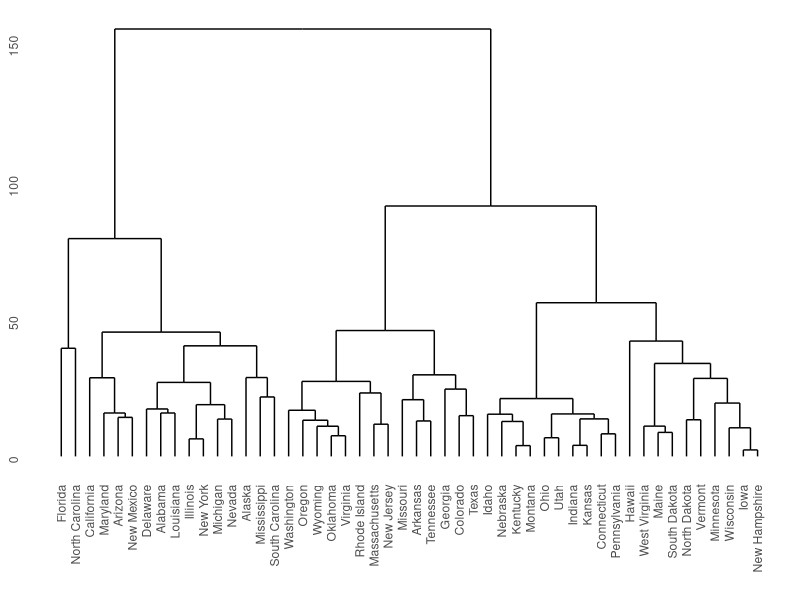
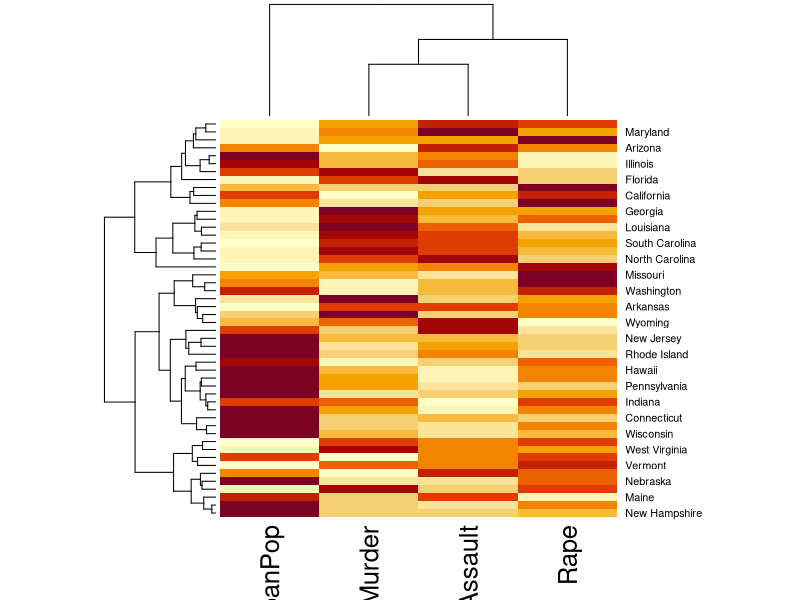

These figures' R source, in order: (Note: this script raises an error after producing the figures.)
rm(list=ls())

library(ggplot2)
library(ggdendro)

hc <- hclust(dist(USArrests), "ave")
ggdendrogram(hc, rotate = FALSE, size = 2)
hc$labels[hc$order]

dat <- scale(as.matrix(USArrests))

hc <- heatmap(dat)
dat.hc <- dat[hc$rowInd,hc$colInd]
dat.m <- melt(dat,id=rownames(dat))
colnames(dat.m) <- c('city','case','value')
dat.m <- ddply(dat.m,.(case),mutate,score=scale(value))

ggplot(data = dat.m, aes(x = case, y = city))+
  geom_tile(aes(fill = score),colour='white') +
  scale_fill_gradient(low = "white",high = "steelblue")

##################

rm(list=ls())
dat <- USArrests

ggheatmap <- function(dat,dimnames=NULL,col=c('white','white','steelblue')){
  dat <- scale(as.matrix(dat))[,]
  dat.m <- melt(dat,id=rownames(dat))
  if(!is.null(dimnames)){
    colnames(dat.m)[1:2] <- dimnames
  } else {
    colnames(dat.m)[1:2] <- c('id','variables')
  }
  s <- paste0('ggplot(data=dat.m,aes(x=',colnames(dat.m)[2],',y=',colnames(dat.m)[1],'))+',
         'geom_tile(aes(fill=value),colour="',col[1],'")+',
         'scale_fill_gradient(low="',col[2],'",high="',col[3],'")')
  eval(parse(text=s))
}

ggheatmap(dat,col=c('gray','white','red'))

heatmap(t(single_plot),Rowv=NA,
        col=colorRampPalette(c("green",'black',"red"))(80),
        labCol=F,
        scale=c('row','column',"none"),
        margins=c(7,4))
